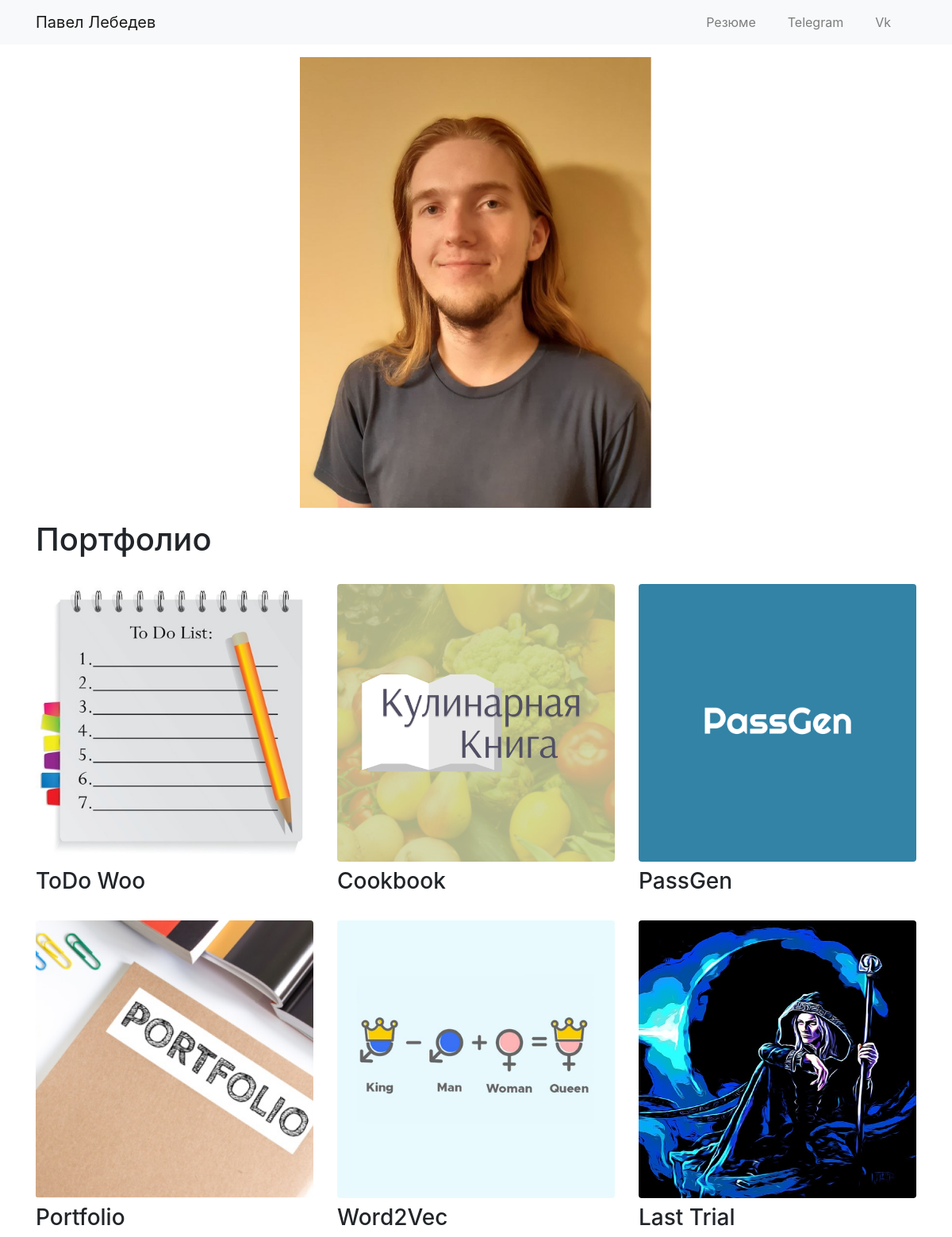
The page / on the database its author committed.
### portfolio/models.py (models this page shows, shortened)
class Project(models.Model):
    name = models.CharField(max_length=100)
    description = models.TextField()
    image = models.ImageField(upload_to='portfolio', blank=True)
    url = models.URLField(blank=True)
    test_url = models.CharField(max_length=100, blank=True)

### portfolio/views.py (the view)
# urls.py: 2. Add a URL to urlpatterns:  path('', views.home, name='home')
def home(request):
    projects = Project.objects.all()
    return render(request, 'portfolio/home.html', context={'projects': projects})

### portfolio/templates/portfolio/home.html (shortened to what this page needs)
<!doctype html>
<html lang="en">
<head>
    <link rel="stylesheet" href="https://cdn.jsdelivr.net/npm/bootstrap@4.3.1/dist/css/bootstrap.min.css"
>
</head>
<body>
{% extends 'portfolio/base.html' %}
{% block portfolio_content %}
{% load static %}
<div class="row justify-content-center my-3">
    <div class="col-5">
        <img class="img-fluid" src="{% static 'portfolio/resumeImage.png' %}">
    </div>
</div>
<div class="mt-2">
    <h1>Портфолио</h1>
</div>
<div class="row">
    {% for project in projects %}
    <div class="col-lg-4 col-md-6 mt-4">
        <a href="{% url 'portfolio:view_project' project.id %}">
            <img class="img-fluid rounded mb-2" src="{{ project.image.url }}">
        </a>
        <h3>{{ project.name }}</h3>
    </div>
    {% endfor %}
</div>
{% endblock %}

### portfolio/templates/portfolio/base.html (shortened to what this page needs)
<!doctype html>
{% load static %}
<html lang="en">
<head>
    <link rel="stylesheet" href="https://cdn.jsdelivr.net/npm/bootstrap@4.3.1/dist/css/bootstrap.min.css"
>
</head>
<body>
<nav class="navbar navbar-expand-lg navbar-light bg-light">
    <div class="container">
        <a class="navbar-brand" href="{% url 'home' %}">Павел Лебедев</a>
        <div class="collapse navbar-collapse" id="navbarSupportedContent">
            <div class="navbar-nav ml-auto">
                <a class="nav-link mr-4" target="_blank" href="{% static 'portfolio/Lebedev P.U. Resume.pdf' %}">Резюме</a>
                <a class="nav-link mr-4" target="_blank" href="https://t.me/Christian_Tyler">Telegram</a>
                <a class="nav-link mr-4" target="_blank" href="https://vk.com/id137549524">Vk</a>
            </div>
        </div>
    </div>
</nav>
<div class="container">
    {% block portfolio_content %} {% endblock %}
</div>
</body>
</html>

### rows shown on the page
Project: image (picture), name "ToDo Woo"
Project: image (picture), name "Cookbook"
Project: image (picture), name "PassGen"
Project: image (picture), name "Portfolio"
Project: image (picture), name "Word2Vec"
Project: image (picture), name "Last Trial"
